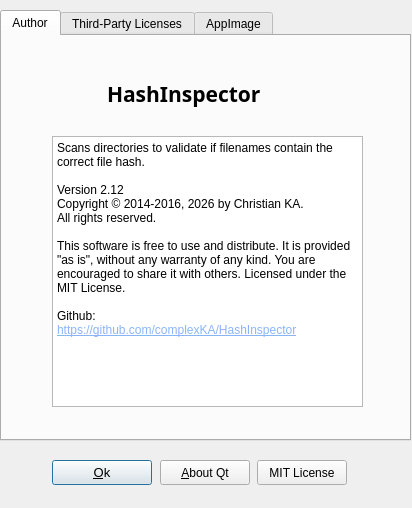
<?xml version="1.0" encoding="UTF-8"?>
<ui version="4.0">
 <class>About</class>
 <widget class="QDialog" name="About">
  <property name="geometry">
   <rect>
    <x>0</x>
    <y>0</y>
    <width>412</width>
    <height>508</height>
   </rect>
  </property>
  <property name="sizePolicy">
   <sizepolicy hsizetype="Preferred" vsizetype="Preferred">
    <horstretch>0</horstretch>
    <verstretch>0</verstretch>
   </sizepolicy>
  </property>
  <property name="maximumSize">
   <size>
    <width>16777215</width>
    <height>16777215</height>
   </size>
  </property>
  <property name="windowTitle">
   <string>About</string>
  </property>
  <property name="locale">
   <locale language="English" country="UnitedStates"/>
  </property>
  <widget class="QPushButton" name="pb_Ok">
   <property name="geometry">
    <rect>
     <x>52</x>
     <y>460</y>
     <width>100</width>
     <height>25</height>
    </rect>
   </property>
   <property name="font">
    <font>
     <pointsize>10</pointsize>
    </font>
   </property>
   <property name="text">
    <string>&amp;Ok</string>
   </property>
   <property name="default">
    <bool>true</bool>
   </property>
  </widget>
  <widget class="QPushButton" name="pb_aboutQt">
   <property name="geometry">
    <rect>
     <x>160</x>
     <y>460</y>
     <width>90</width>
     <height>25</height>
    </rect>
   </property>
   <property name="text">
    <string>&amp;About Qt</string>
   </property>
   <property name="autoDefault">
    <bool>false</bool>
   </property>
  </widget>
  <widget class="QTabWidget" name="tabWidget">
   <property name="geometry">
    <rect>
     <x>0</x>
     <y>10</y>
     <width>411</width>
     <height>431</height>
    </rect>
   </property>
   <property name="currentIndex">
    <number>0</number>
   </property>
   <widget class="QWidget" name="tab">
    <attribute name="title">
     <string>Author</string>
    </attribute>
    <widget class="QTextBrowser" name="textbrowser_about1">
     <property name="geometry">
      <rect>
       <x>50</x>
       <y>100</y>
       <width>311</width>
       <height>271</height>
      </rect>
     </property>
     <property name="html">
      <string>&lt;!DOCTYPE HTML PUBLIC &quot;-//W3C//DTD HTML 4.0//EN&quot; &quot;http://www.w3.org/TR/REC-html40/strict.dtd&quot;&gt;
&lt;html&gt;&lt;head&gt;&lt;meta name=&quot;qrichtext&quot; content=&quot;1&quot; /&gt;&lt;meta charset=&quot;utf-8&quot; /&gt;&lt;style type=&quot;text/css&quot;&gt;
p, li { white-space: pre-wrap; }
hr { height: 1px; border-width: 0; }
li.unchecked::marker { content: &quot;\2610&quot;; }
li.checked::marker { content: &quot;\2612&quot;; }
&lt;/style&gt;&lt;/head&gt;&lt;body style=&quot; font-family:'Sans Serif'; font-size:9pt; font-weight:400; font-style:normal;&quot;&gt;
&lt;p style=&quot; margin-top:0px; margin-bottom:0px; margin-left:0px; margin-right:0px; -qt-block-indent:0; text-indent:0px;&quot;&gt;Scans directories to validate if filenames contain the correct file hash.&lt;/p&gt;
&lt;p style=&quot;-qt-paragraph-type:empty; margin-top:0px; margin-bottom:0px; margin-left:0px; margin-right:0px; -qt-block-indent:0; text-indent:0px;&quot;&gt;&lt;br /&gt;&lt;/p&gt;
&lt;p style=&quot; margin-top:0px; margin-bottom:0px; margin-left:0px; margin-right:0px; -qt-block-indent:0; text-indent:0px;&quot;&gt;Version 2.12&lt;/p&gt;
&lt;p style=&quot; margin-top:0px; margin-bottom:0px; margin-left:0px; margin-right:0px; -qt-block-indent:0; text-indent:0px;&quot;&gt;Copyright © 2014-2016, 2026 by Christian KA.&lt;/p&gt;
&lt;p style=&quot; margin-top:0px; margin-bottom:0px; margin-left:0px; margin-right:0px; -qt-block-indent:0; text-indent:0px;&quot;&gt;All rights reserved.&lt;/p&gt;
&lt;p style=&quot;-qt-paragraph-type:empty; margin-top:0px; margin-bottom:0px; margin-left:0px; margin-right:0px; -qt-block-indent:0; text-indent:0px;&quot;&gt;&lt;br /&gt;&lt;/p&gt;
&lt;p style=&quot; margin-top:0px; margin-bottom:0px; margin-left:0px; margin-right:0px; -qt-block-indent:0; text-indent:0px;&quot;&gt;This software is free to use and distribute. It is provided &amp;quot;as is&amp;quot;, without any warranty of any kind. You are encouraged to share it with others. Licensed under the MIT License.&lt;/p&gt;
&lt;p style=&quot;-qt-paragraph-type:empty; margin-top:0px; margin-bottom:0px; margin-left:0px; margin-right:0px; -qt-block-indent:0; text-indent:0px;&quot;&gt;&lt;br /&gt;&lt;/p&gt;
&lt;p style=&quot; margin-top:0px; margin-bottom:0px; margin-left:0px; margin-right:0px; -qt-block-indent:0; text-indent:0px;&quot;&gt;Github:&lt;/p&gt;
&lt;p style=&quot; margin-top:0px; margin-bottom:0px; margin-left:0px; margin-right:0px; -qt-block-indent:0; text-indent:0px;&quot;&gt;&lt;a href=&quot;https://github.com/complexKA/HashInspector&quot;&gt;&lt;span style=&quot; text-decoration: underline; color:#8ab4f8;&quot;&gt;https://github.com/complexKA/HashInspector&lt;/span&gt;&lt;/a&gt;&lt;/p&gt;&lt;/body&gt;&lt;/html&gt;</string>
     </property>
    </widget>
    <widget class="QLabel" name="label_logo">
     <property name="geometry">
      <rect>
       <x>50</x>
       <y>31</y>
       <width>60</width>
       <height>45</height>
      </rect>
     </property>
     <property name="sizePolicy">
      <sizepolicy hsizetype="Fixed" vsizetype="Fixed">
       <horstretch>0</horstretch>
       <verstretch>0</verstretch>
      </sizepolicy>
     </property>
     <property name="minimumSize">
      <size>
       <width>60</width>
       <height>0</height>
      </size>
     </property>
     <property name="text">
      <string/>
     </property>
    </widget>
    <widget class="QLabel" name="label">
     <property name="geometry">
      <rect>
       <x>105</x>
       <y>32</y>
       <width>181</width>
       <height>51</height>
      </rect>
     </property>
     <property name="font">
      <font>
       <family>Source Code Pro</family>
       <pointsize>16</pointsize>
       <bold>true</bold>
      </font>
     </property>
     <property name="text">
      <string>HashInspector</string>
     </property>
    </widget>
   </widget>
   <widget class="QWidget" name="tab_2">
    <attribute name="title">
     <string>Third-Party Licenses</string>
    </attribute>
    <widget class="QTextBrowser" name="textbrowser_about2">
     <property name="geometry">
      <rect>
       <x>50</x>
       <y>40</y>
       <width>321</width>
       <height>331</height>
      </rect>
     </property>
     <property name="html">
      <string>&lt;!DOCTYPE HTML PUBLIC &quot;-//W3C//DTD HTML 4.0//EN&quot; &quot;http://www.w3.org/TR/REC-html40/strict.dtd&quot;&gt;
&lt;html&gt;&lt;head&gt;&lt;meta name=&quot;qrichtext&quot; content=&quot;1&quot; /&gt;&lt;meta charset=&quot;utf-8&quot; /&gt;&lt;style type=&quot;text/css&quot;&gt;
p, li { white-space: pre-wrap; }
hr { height: 1px; border-width: 0; }
li.unchecked::marker { content: &quot;\2610&quot;; }
li.checked::marker { content: &quot;\2612&quot;; }
&lt;/style&gt;&lt;/head&gt;&lt;body style=&quot; font-family:'Sans Serif'; font-size:9pt; font-weight:400; font-style:normal;&quot;&gt;
&lt;p style=&quot; margin-top:0px; margin-bottom:0px; margin-left:0px; margin-right:0px; -qt-block-indent:0; text-indent:0px;&quot;&gt;&lt;span style=&quot; font-weight:700;&quot;&gt;Third-Party Software&lt;/span&gt;&lt;/p&gt;
&lt;p style=&quot; margin-top:0px; margin-bottom:0px; margin-left:0px; margin-right:0px; -qt-block-indent:0; text-indent:0px;&quot;&gt;This application is developed in C++ and uses the Qt Framework (Qt 6), used under the terms of the GNU LGPL v3. Qt is a product of The Qt Company Ltd. and/or its subsidiaries.&lt;/p&gt;
&lt;p style=&quot;-qt-paragraph-type:empty; margin-top:0px; margin-bottom:0px; margin-left:0px; margin-right:0px; -qt-block-indent:0; text-indent:0px;&quot;&gt;&lt;br /&gt;&lt;/p&gt;
&lt;p style=&quot; margin-top:0px; margin-bottom:0px; margin-left:0px; margin-right:0px; -qt-block-indent:0; text-indent:0px;&quot;&gt;&lt;span style=&quot; font-weight:700;&quot;&gt;Icons&lt;/span&gt;&lt;/p&gt;
&lt;p style=&quot; margin-top:0px; margin-bottom:0px; margin-left:0px; margin-right:0px; -qt-block-indent:0; text-indent:0px;&quot;&gt;Icons are based on Ionicons. Licensed under the MIT License. Copyright (c) 2015-present Ionic.&lt;/p&gt;
&lt;p style=&quot; margin-top:0px; margin-bottom:0px; margin-left:0px; margin-right:0px; -qt-block-indent:0; text-indent:0px;&quot;&gt;&lt;a href=&quot;https://ionic.io/ionicons&quot;&gt;&lt;span style=&quot; text-decoration: underline; color:#8ab4f8;&quot;&gt;https://ionic.io/ionicons&lt;/span&gt;&lt;/a&gt;&lt;/p&gt;&lt;/body&gt;&lt;/html&gt;</string>
     </property>
    </widget>
   </widget>
   <widget class="QWidget" name="tab_3">
    <attribute name="title">
     <string>AppImage</string>
    </attribute>
    <widget class="QTextBrowser" name="textbrowser_about3">
     <property name="geometry">
      <rect>
       <x>50</x>
       <y>40</y>
       <width>321</width>
       <height>331</height>
      </rect>
     </property>
     <property name="html">
      <string>&lt;!DOCTYPE HTML PUBLIC &quot;-//W3C//DTD HTML 4.0//EN&quot; &quot;http://www.w3.org/TR/REC-html40/strict.dtd&quot;&gt;
&lt;html&gt;&lt;head&gt;&lt;meta name=&quot;qrichtext&quot; content=&quot;1&quot; /&gt;&lt;meta charset=&quot;utf-8&quot; /&gt;&lt;style type=&quot;text/css&quot;&gt;
p, li { white-space: pre-wrap; }
hr { height: 1px; border-width: 0; }
li.unchecked::marker { content: &quot;\2610&quot;; }
li.checked::marker { content: &quot;\2612&quot;; }
&lt;/style&gt;&lt;/head&gt;&lt;body style=&quot; font-family:'Sans Serif'; font-size:9pt; font-weight:400; font-style:normal;&quot;&gt;
&lt;p style=&quot; margin-top:0px; margin-bottom:0px; margin-left:0px; margin-right:0px; -qt-block-indent:0; text-indent:0px;&quot;&gt;Special thanks to the AppImage project and the creators of linuxdeploy for making Linux software distribution easy and portable. &lt;/p&gt;
&lt;p style=&quot;-qt-paragraph-type:empty; margin-top:0px; margin-bottom:0px; margin-left:0px; margin-right:0px; -qt-block-indent:0; text-indent:0px;&quot;&gt;&lt;br /&gt;&lt;/p&gt;
&lt;p style=&quot; margin-top:0px; margin-bottom:0px; margin-left:0px; margin-right:0px; -qt-block-indent:0; text-indent:0px;&quot;&gt;HashInspector.AppImage was built using linuxdeploy, which is licensed under the permissive MIT License.&lt;/p&gt;
&lt;p style=&quot;-qt-paragraph-type:empty; margin-top:0px; margin-bottom:0px; margin-left:0px; margin-right:0px; -qt-block-indent:0; text-indent:0px;&quot;&gt;&lt;br /&gt;&lt;/p&gt;
&lt;p style=&quot; margin-top:0px; margin-bottom:0px; margin-left:0px; margin-right:0px; -qt-block-indent:0; text-indent:0px;&quot;&gt;Project pages:&lt;/p&gt;
&lt;p style=&quot; margin-top:0px; margin-bottom:0px; margin-left:0px; margin-right:0px; -qt-block-indent:0; text-indent:0px;&quot;&gt;&lt;a href=&quot;https://appimage.org&quot;&gt;&lt;span style=&quot; text-decoration: underline; color:#8ab4f8;&quot;&gt;https://appimage.org&lt;/span&gt;&lt;/a&gt;&lt;/p&gt;
&lt;p style=&quot; margin-top:0px; margin-bottom:0px; margin-left:0px; margin-right:0px; -qt-block-indent:0; text-indent:0px;&quot;&gt;&lt;a href=&quot;https://github.com/linuxdeploy/linuxdeploy&quot;&gt;&lt;span style=&quot; text-decoration: underline; color:#8ab4f8;&quot;&gt;https://github.com/linuxdeploy/linuxdeploy&lt;/span&gt;&lt;/a&gt;&lt;/p&gt;&lt;/body&gt;&lt;/html&gt;</string>
     </property>
    </widget>
   </widget>
  </widget>
  <widget class="QPushButton" name="pushButton">
   <property name="geometry">
    <rect>
     <x>257</x>
     <y>460</y>
     <width>90</width>
     <height>25</height>
    </rect>
   </property>
   <property name="text">
    <string>MIT License</string>
   </property>
   <property name="autoDefault">
    <bool>false</bool>
   </property>
  </widget>
 </widget>
 <tabstops>
  <tabstop>tabWidget</tabstop>
  <tabstop>textbrowser_about1</tabstop>
  <tabstop>pb_Ok</tabstop>
  <tabstop>pb_aboutQt</tabstop>
  <tabstop>pushButton</tabstop>
  <tabstop>textbrowser_about2</tabstop>
 </tabstops>
 <resources/>
 <connections>
  <connection>
   <sender>pb_Ok</sender>
   <signal>clicked()</signal>
   <receiver>About</receiver>
   <slot>close()</slot>
   <hints>
    <hint type="sourcelabel">
     <x>323</x>
     <y>48</y>
    </hint>
    <hint type="destinationlabel">
     <x>320</x>
     <y>100</y>
    </hint>
   </hints>
  </connection>
 </connections>
</ui>
